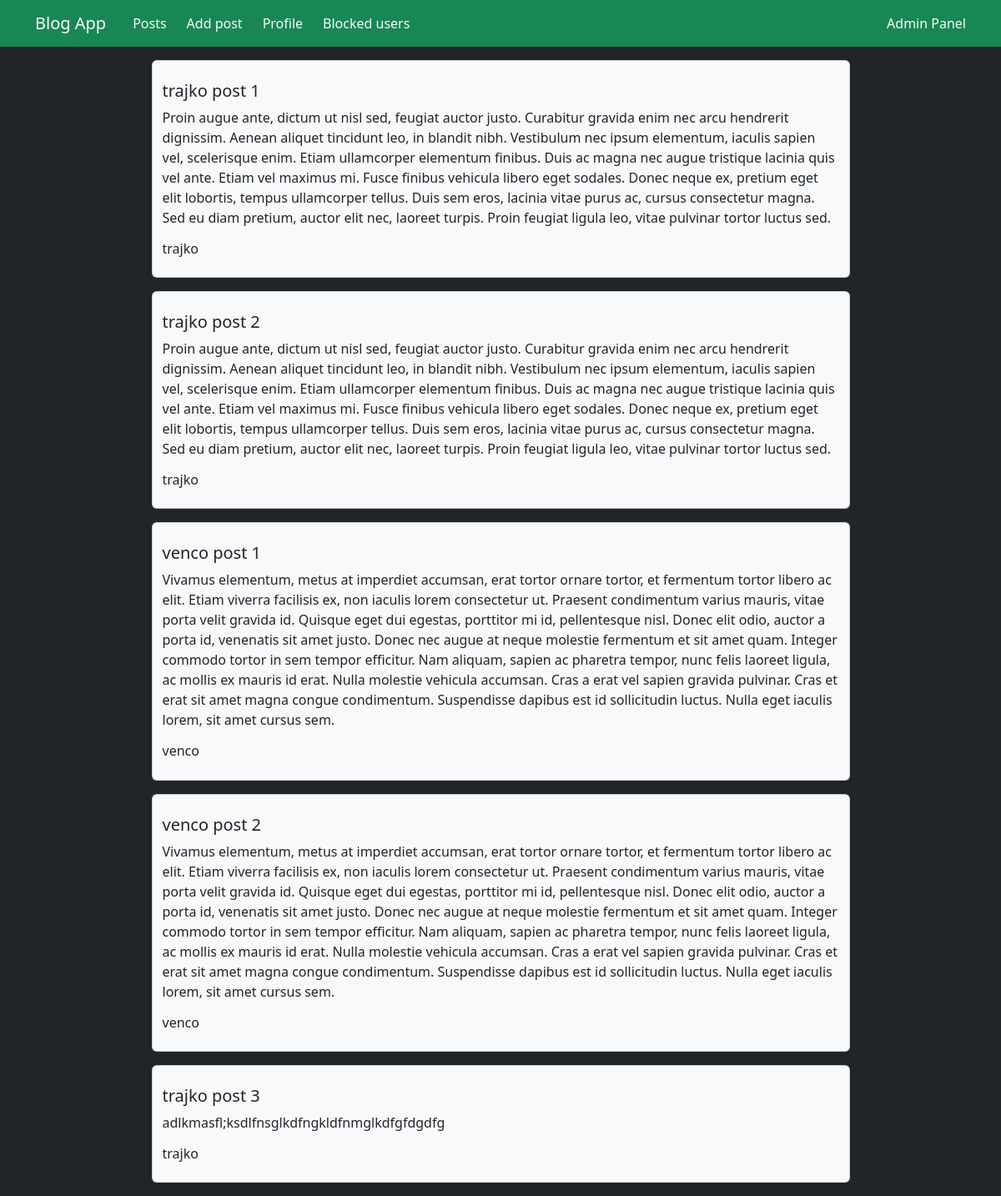
Screenshot of /posts (signed in) with the database file from the repository.
### postsApp/models.py (models this page shows, shortened)
class Post(models.Model):
    title = models.CharField(max_length=100)
    author = models.ForeignKey(MyUser, on_delete=models.CASCADE)
    content = models.TextField()
    file = models.FileField(upload_to='uploaded_files/', null=True, blank=True)
    created_at = models.DateTimeField(auto_now_add=True)
    updated_at = models.DateTimeField(auto_now=True)

class MyUser(models.Model):
    user = models.OneToOneField(User, on_delete=models.CASCADE, related_name='myuser')
    blocked_users = models.ManyToManyField('self', blank=True, symmetrical=False, related_name='blocked_by')
    full_name = models.CharField(max_length=100, blank=True)
    photo = models.ImageField(upload_to='uploaded_files/', null=True, blank=True)
    interests = models.TextField(blank=True)
    skills = models.TextField(blank=True)
    profession = models.CharField(max_length=100, blank=True)
    def get_username(self):
        return self.user.username
    def __str__(self):
        return self.get_username()

### postsApp/views.py (the view)
# urls.py: path('posts', views.posts, name='posts'),
def posts(request):
    user = request.user
    posts_list = Post.objects.exclude(author__user=user).exclude(author__in=user.myuser.blocked_by.all())
    return render(request, 'postsApp/posts.html', {
        'posts': posts_list
    })

### postsApp/templates/postsApp/posts.html (shortened to what this page needs)
{% extends 'postsApp/base.html' %}
{% block content %}
    <div class="d-flex flex-column align-items-center">
        {% for post in posts %}
            {% include 'postsApp/include/post.html' %}
        {% endfor %}
    </div>
{% endblock %}

### postsApp/templates/postsApp/base.html (shortened to what this page needs)
<!DOCTYPE html>
<html lang="en">
<head>
    <link href="https://cdn.jsdelivr.net/npm/bootstrap@5.3.0-alpha3/dist/css/bootstrap.min.css" rel="stylesheet"
>
</head>
<body class="bg-dark">
<nav class="navbar navbar-expand-lg bg-success">
    <div class="container d-flex justify-content-between">
        <div class="d-flex">
            <a class="navbar-brand text-light" href="{% url 'index' %}">Blog App</a>
            <ul class="navbar-nav">
                <li class="nav-item ms-2">
                    <a class="nav-link text-light" aria-current="page" href="{% url 'posts' %}">Posts</a>
                </li>
                <li class="nav-item ms-2">
                    <a class="nav-link text-light" aria-current="page" href="{% url 'add_post' %}">Add post</a>
                </li>
                <li class="nav-item ms-2">
                    <a class="nav-link text-light" aria-current="page" href="{% url 'profile' %}">Profile</a>
                </li>
                <li class="nav-item ms-2">
                    <a class="nav-link text-light" aria-current="page" href="{% url 'blocked_users' %}">Blocked
                        users</a>
                </li>
            </ul>
        </div>
        <div>
            <a href="{% url 'admin:index' %}" class="text-decoration-none text-light">
                Admin Panel
            </a>
        </div>
    </div>
</nav>
<div class="container mt-3">
    {% block content %}
    {% endblock %}
</div>
</body>
</html>

### postsApp/templates/postsApp/include/post.html
<div class="card mb-3 bg-light w-75">
    <div class="row no-gutters p-2">
        <div class="card-body">
            <h5 class="card-title">{{ post.title }}</h5>
            <p class="card-text">{{ post.content }}</p>
            <h6 class="card-text">{{ post.author }}</h6>
        </div>
    </div>
</div>

### rows the page displays
Post: title "trajko post 1", content "Proin augue ante, dictum ut nisl sed, feugiat auctor justo. Curabitur gravida enim nec arcu hendrerit dignissim. Aenean aliquet tincidunt leo, in blandit nibh. Vestibulum nec ipsum elementum, iaculis sapien vel, scelerisque enim. Etiam ullamcorper elementum finibus. Duis ac magna nec augue tristique lacinia quis vel ante. Etiam vel maximus mi. Fusce finibus vehicula libero eget sodales. Donec neque ex, pretium eget elit lobortis, tempus ullamcorper tellus. Duis sem eros, lacinia vitae purus ac, cursus consectetur magna. Sed eu diam pretium, auctor elit nec, laoreet turpis. Proin feugiat ligula leo, vitae pulvinar tortor luctus sed.", author "trajko"
Post: title "trajko post 2", content "Proin augue ante, dictum ut nisl sed, feugiat auctor justo. Curabitur gravida enim nec arcu hendrerit dignissim. Aenean aliquet tincidunt leo, in blandit nibh. Vestibulum nec ipsum elementum, iaculis sapien vel, scelerisque enim. Etiam ullamcorper elementum finibus. Duis ac magna nec augue tristique lacinia quis vel ante. Etiam vel maximus mi. Fusce finibus vehicula libero eget sodales. Donec neque ex, pretium eget elit lobortis, tempus ullamcorper tellus. Duis sem eros, lacinia vitae purus ac, cursus consectetur magna. Sed eu diam pretium, auctor elit nec, laoreet turpis. Proin feugiat ligula leo, vitae pulvinar tortor luctus sed.", author "trajko"
Post: title "venco post 1", content "Vivamus elementum, metus at imperdiet accumsan, erat tortor ornare tortor, et fermentum tortor libero ac elit. Etiam viverra facilisis ex, non iaculis lorem consectetur ut. Praesent condimentum varius mauris, vitae porta velit gravida id. Quisque eget dui egestas, porttitor mi id, pellentesque nisl. Donec elit odio, auctor a porta id, venenatis sit amet justo. Donec nec augue at neque molestie fermentum et sit amet quam. Integer commodo tortor in sem tempor efficitur. Nam aliquam, sapien ac pharetra tempor, nunc felis laoreet ligula, ac mollis ex mauris id erat. Nulla molestie vehicula accumsan. Cras a erat vel sapien gravida pulvinar. Cras et erat sit amet magna congue condimentum.…", author "venco"
Post: title "venco post 2", content "Vivamus elementum, metus at imperdiet accumsan, erat tortor ornare tortor, et fermentum tortor libero ac elit. Etiam viverra facilisis ex, non iaculis lorem consectetur ut. Praesent condimentum varius mauris, vitae porta velit gravida id. Quisque eget dui egestas, porttitor mi id, pellentesque nisl. Donec elit odio, auctor a porta id, venenatis sit amet justo. Donec nec augue at neque molestie fermentum et sit amet quam. Integer commodo tortor in sem tempor efficitur. Nam aliquam, sapien ac pharetra tempor, nunc felis laoreet ligula, ac mollis ex mauris id erat. Nulla molestie vehicula accumsan. Cras a erat vel sapien gravida pulvinar. Cras et erat sit amet magna congue condimentum.…", author "venco"
Post: title "trajko post 3", content "adlkmasfl;ksdlfnsglkdfngkldfnmglkdfgfdgdfg", author "trajko"
